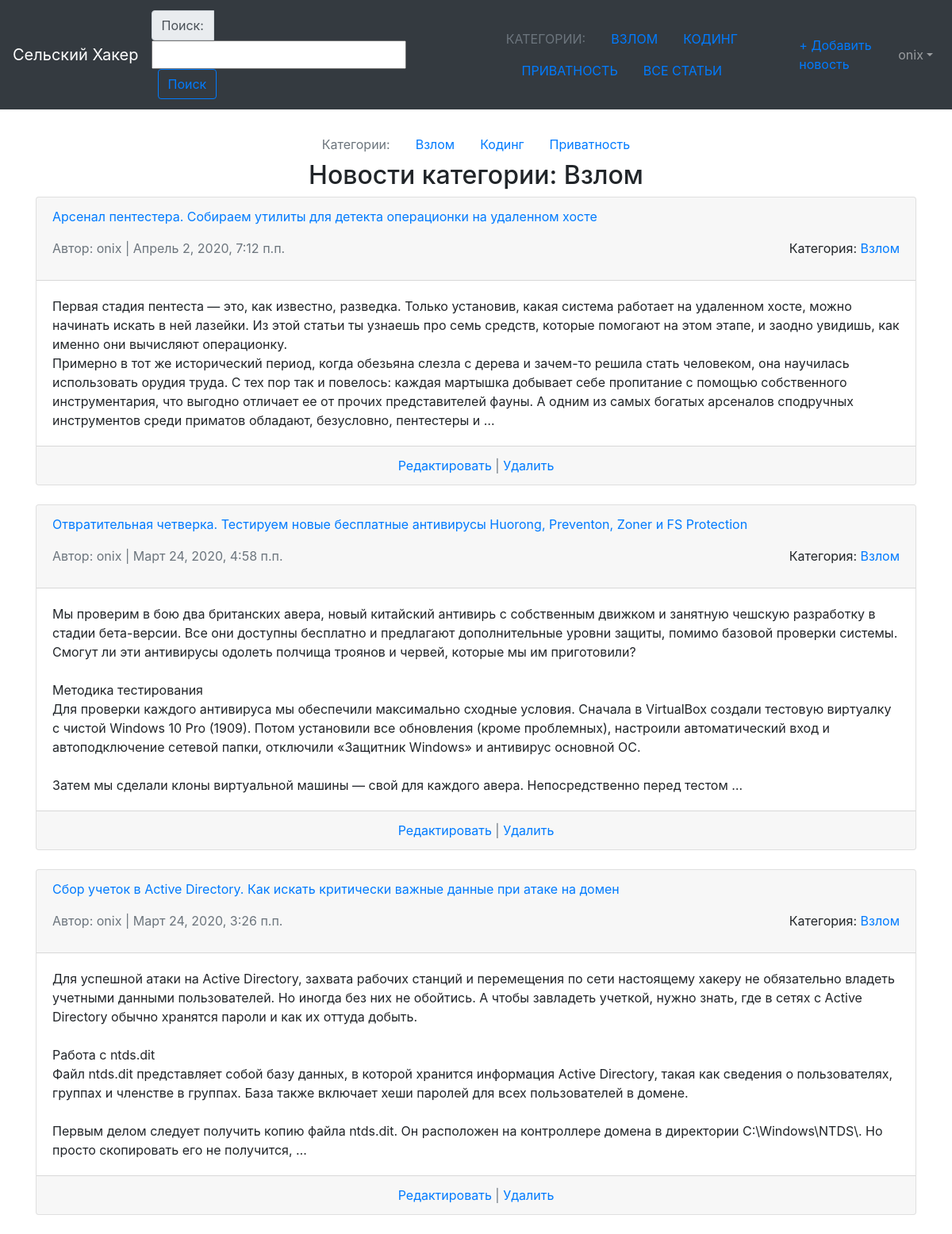
The page /articles/category/1/ (signed in) on the database its author committed.
### articles/models.py (models this page shows, shortened)
class Category(models.Model):
	name = models.CharField(max_length=30, db_index=True, verbose_name='Название')
	class Meta:
		verbose_name = 'Категория'
		verbose_name_plural = 'Категории'

class Article(models.Model):
	title = models.CharField(max_length=250, verbose_name='Заголовок')
	body = models.TextField(verbose_name='Текст статьи')
	date = models.DateTimeField(auto_now_add=True)
	category = models.ForeignKey('Category', null=True, on_delete=models.PROTECT, verbose_name='Категория')
	author = models.ForeignKey(get_user_model(), on_delete=models.CASCADE, verbose_name='Автор')
	class Meta:
		ordering = ['-date']
		verbose_name = 'Статья'
		verbose_name_plural = 'Статьи'
	def get_body_short(self):
		return self.body if len(self.body)<100 else self.body[:100]+'...'
	get_body_short.short_description="Текст статьи"

### users/models.py (models this page shows)
class CustomUser(AbstractUser):
	age = models.PositiveIntegerField(null=True, blank=True)

### articles/views.py (the view)
# urls.py: path('category/<int:cat_id>/', CategoryDetailView.as_view(), name='category_detail'),
class CategoryDetailView(DetailView):
	model = Category
	template_name = 'category_detail.html'
	context_object_name = 'category'
	pk_url_kwarg = 'cat_id'
	def get_queryset(self, *args, **wkargs):
		return Category.objects.prefetch_related('article_set')

### articles/context_processors.py (called while the page is built)
def categories_and_search(request):
    return {'categories': Category.objects.only('name'),
            'search_form': SearchForm}

### articles/templatetags/filtersandtags.py (called while the page is built)
@register.inclusion_tag('tags/categories_list.html')
def categories_list(categories):
	return {'categories': categories}

### templates/category_detail.html (shortened to what this page needs)
{% extends 'base.html' %}
{% block content %}
	<ul class="nav justify-content-center">
		<li class="nav-item">
			<a class="nav-link disabled" href="#" tabindex="-1" aria-disabled="true">Категории:</a>
		</li>
		{% for category in categories %}
		<li class="nav-item">
			<a class="nav-link active" href="{% url 'category_detail' category.pk %}">{{ category.name }}</a>
		</li>
		{% endfor %}
	</ul>
	<center><h2>Новости категории: {{ category.name }}</h2></center>
	{% for article in category.article_set.all %}
	<div class="card">
		<div class="card-header">
			<p><span class="font-weight"><a href="{% url 'article_detail' article.pk %}">{{ article.title|truncatewords:20 }}</a></span></p>
			<p><span class="text-muted">Автор: {{ article.author }} | {{ article.date }}</span>
			<span class="float-right">Категория: <a href="{% url 'category_detail' article.category.pk %}">{{ article.category.name }}</a>
		</div>
		<div class="card-body">
			{{ article.body|linebreaksbr|truncatewords:100 }}
		</div>
		{% if perms.articles.change_article and perms.articles.delete_article %}
		<div class="card-footer text-center text-muted">
			<a href="{% url 'article_edit' article.pk %}">Редактировать</a> |
			<a href="{% url 'article_delete' article.pk %}">Удалить</a>
		</div>
		{% endif %}
	</div>
	<br>
	{% endfor %}
{% endblock content %}

### templates/base.html (shortened to what this page needs)
{% load bootstrap4 %}
{% bootstrap_css %}
{% load filtersandtags %}
{% load cache %}
<!DOCTYPE html>
<html>
<head>
</head>
<body>
	<nav class="navbar navbar-expand-md navbar-dark bg-dark mb-4">
		<a class="navbar-brand" href="{% url 'home' %}">Сельский Хакер</a>
		<form class="form-inline navbar-brand mb-0" action="{% url 'search' %}" method="get">
			<div class="input-group">
				<div class="input-group-prepend">
					<label class="input-group-text">Поиск:</label>
				</div>
				{{ search_form.keyword }}
				<button class="btn btn-outline-primary ml-2" type="submit">Поиск</button>
			</div>
		</form>
		{% cache 3600 category_list %}
		{% categories_list categories %}
		{% endcache %}
		{% if perms.articles.add_article %}
		<div class="navbar-collapse">
			<ul class="navbar-nav ml-auto">
				<li class="nav-item"><a href="{% url 'article_new' %}">+ Добавить новость</a></li>
			</ul>
		</div>
		{% endif %}
		<div class="collapse navbar-collapse" id="navbarCollapse">
			{% if user.is_authenticated %}
			<ul class="navbar-nav ml-auto">
				<li class="nav-item">
					<a class="nav-link dropdown-toggle" href="#" id="userMenu" data-toggle="dropdown" aria-haspopup="true" aria-expanded="false">{{ user.username }}</a>
				</li>
			</ul>
			{% else %}
			<form class="form-inline ml-auto">
				<a href="{% url 'login' %}" class="btn btn-outline-secondary">Войти</a>
				<a href="{% url 'signup' %}" class="btn btn-primary ml-2">Зарегистрироваться</a>
			</form>
			{% endif %}
		</div>
	</nav>
	<div class="container">
		{% block content %}
		{% endblock content %}
	</div>
</body>
</html>

### templates/tags/categories_list.html
<ul class="nav justify-content-center">
	<li class="nav-item">
		<a class="nav-link disabled text-uppercase" href="#" tabindex="-1" aria-disabled="true">Категории:</a>
	</li>
	{% for category in categories %}
	<li class="nav-item text-uppercase">
		<a class="nav-link active" href="{% url 'category_detail' category.pk %}">{{ category.name }}</a>
	</li>
	{% endfor %}
	<li class="nav-item text-uppercase">
		<a class="nav-link active" href="{% url 'article_list' %}">Все Статьи</a>
	</li>
</ul>

### rows shown on the page
Category: name "ВЗЛОМ", name "Взлом"
Category: name "КОДИНГ", name "Кодинг"
Category: name "ПРИВАТНОСТЬ", name "Приватность"
CustomUser: username "onix"
Article: title "Арсенал пентестера. Собираем утилиты для детекта операционки на удаленном хосте", author "onix", date "Апрель 2, 2020, 7:12 п.п.", category.name "Взлом", body "Первая стадия пентеста — это, как известно, разведка. Только установив, какая система работает на удаленном хосте, можно начинать искать в ней лазейки. Из этой статьи ты узнаешь про семь средств, которые помогают на этом этапе, и заодно увидишь, как именно они вычисляют операционку. Примерно в тот же исторический период, когда обезьяна слезла с дерева и зачем-то решила стать человеком, она научилась использовать орудия труда. С тех пор так и повелось: каждая мартышка добывает себе пропитание с помощью собственного инструментария, что выгодно отличает ее от прочих представителей фауны. А одним из самых богатых арсеналов сподручных инструментов среди приматов обладают, безусловно, пентестеры…"
Article: title "Отвратительная четверка. Тестируем новые бесплатные антивирусы Huorong, Preventon, Zoner и FS Protection", author "onix", date "Март 24, 2020, 4:58 п.п.", category.name "Взлом", body "Мы проверим в бою два британских авера, новый китайский антивирь с собственным движком и занятную чешскую разработку в стадии бета-версии. Все они доступны бесплатно и предлагают дополнительные уровни защиты, помимо базовой проверки системы. Смогут ли эти антивирусы одолеть полчища троянов и червей, которые мы им приготовили? Методика тестирования Для проверки каждого антивируса мы обеспечили максимально сходные условия. Сначала в VirtualBox создали тестовую виртуалку с чистой Windows 10 Pro (1909). Потом установили все обновления (кроме проблемных), настроили автоматический вход и автоподключение сетевой папки, отключили «Защитник Windows» и антивирус основной ОС. Затем мы сделали клоны…"
Article: title "Сбор учеток в Active Directory. Как искать критически важные данные при атаке на домен", author "onix", date "Март 24, 2020, 3:26 п.п.", category.name "Взлом", body "Для успешной атаки на Active Directory, захвата рабочих станций и перемещения по сети настоящему хакеру не обязательно владеть учетными данными пользователей. Но иногда без них не обойтись. А чтобы завладеть учеткой, нужно знать, где в сетях с Active Directory обычно хранятся пароли и как их оттуда добыть. Работа с ntds.dit Файл ntds.dit представляет собой базу данных, в которой хранится информация Active Directory, такая как сведения о пользователях, группах и членстве в группах. База также включает хеши паролей для всех пользователей в домене. Первым делом следует получить копию файла ntds.dit. Он расположен на контроллере домена в директории C:\\Windows\\NTDS\\. Но просто скопировать его не…"
